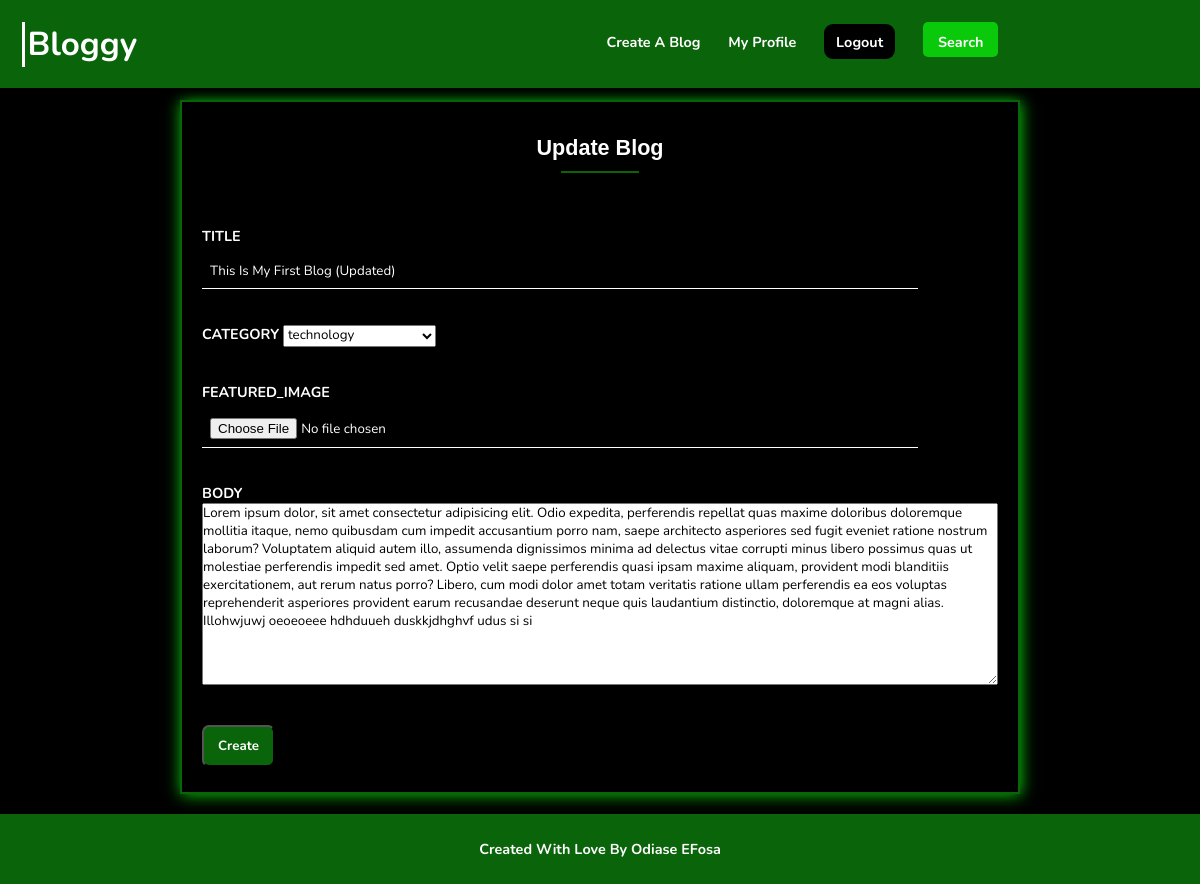
The page /blogs/1/update/ (signed in) on the database its author committed.
### blogs/models.py (models this page shows, shortened)
class Blog(models.Model):
    category_choices = (
       ("anime","anime"),
       ("beauty","beauty"),
       ("business & finance", "business & finance"),
       ("education","education"),
       ("entertainment","entertainment"),
       ("fashion","fashion"),
       ("food","food"),
       ("government & Politics","government & politics"),
       ("lifestyle","lifestyle"),
       ("movies","movies"),
       ("music","music"),
       ("others","others"),
       ("relationships","relationships"),
       ("religion","religion"),
       ("sports","sports"),
       ("technology","technology"),
    )
    user = models.ForeignKey(User,on_delete=models.CASCADE,related_name = "blogs")
    title = models.CharField(max_length=300)
    category = models.CharField(choices = category_choices, max_length =50)
    featured_image = ResizedImageField(size = [320,280],upload_to = "blog_images", force_format = "jpeg", quality = 100, blank = True,  null = True)
    created = models.DateTimeField(auto_now_add = True, editable=False)
    updated = models.DateTimeField(auto_now = True, editable=False)
    body = RichTextField()
    slug = models.SlugField(unique = True, max_length = 200)
    class Meta:
        ordering = ["-created"]

### blogs/views.py (the view)
# urls.py: path("<str:id>/update/",update_blog,name = "update-blog"),
@login_required(login_url="login")
def update_blog(request,id):
    try:
        blog = Blog.objects.get(id = id)
    except:
        return HttpResponseNotFound()
    if blog.user != request.user:
        return HttpResponseForbidden()
    form = BlogForm(instance= blog)
    if request.method == "POST":
        form = BlogForm(request.POST,request.FILES,instance = blog)
        if form.is_valid():
            form.save()
            return redirect("single-blog", blog.slug, blog.id)
    context = {"form":form}
    return render(request,"blogs/update-blog.html",context)

### blogs/forms.py
class BlogForm(ModelForm):
    class Meta:
        model = Blog
        include = "__all__"
        exclude = ["user","slug"]

### blogs/templates/blogs/update-blog.html (shortened to what this page needs)
{%extends 'base.html' %}
{%load static%}
    {%block styles%}
    <link rel="stylesheet" href=" {% static 'styles/sign-up.css' %} ">
    <link rel="stylesheet" href=" {% static 'styles/blog-form.css' %} ">
    {%endblock styles%}
    {%block content%}
    <section class="form-wrapper" id="form-wrapper">
        <h2 class="auth-btn">Update Blog</h2>
        <form action="" method="post" id="form" enctype="multipart/form-data">
            {%for field in form%}
            <div class="">
                <label for="">{{field.name}}</label>
                {{field}}
            </div>
            {%endfor%}
            <button type="submit">Create</button>
        </form>
    </section>
    {%endblock content%}

### templates/base.html (shortened to what this page needs)
{%load static%}
<!DOCTYPE html>
<html lang="en">
<head>
    <link rel="stylesheet" href="{% static 'styles/general.css'%}">
    <link rel="stylesheet" href="{% static 'styles/navbar.css'%}">
    {%block styles%}
    {%endblock styles%}
</head>
<body>
        <nav id="navigation-tag">
            <h1 class="tmp-blog-icon"><a href=" {%url 'home' %} ">Bloggy</a></h1>
            <ul class="mobile-menu">
                <li class="nav-links"><a href=" {%url 'create-blog' %} ">Create A Blog</a></li>
                {%if user.is_authenticated%}
                    {%if user.my_profile%}
                    <li class="nav-links"><a href=" {%url 'account'   user.id %} ">My Profile</a></li>
                    {%else%}
                    <li class="nav-links"><a href=" {%url 'create-profile'%} ">Create A Blog Profile</a></li>
                    {%endif%}
                    <li class="nav-links auth-btn"><a href="{% url 'logout' %}">Logout</a></li>
                {%else%}
                    <li class="nav-links auth-btn"><a href="{% url 'sign-up' %}">Create An Account</a></li>
                    <li class="nav-links auth-btn"><a href="{% url 'login' %}">Login</a></li>
                {%endif%}
                <li class="nav-links" id="search-wrapper-btn">Search</li>
            </ul>
        </nav>
        {%block content%}
    {%endblock content%}
    <footer>
        <h4 style="text-align: center;width: 100%;">Created With Love By Odiase EFosa</h4>
    </footer>

### static/styles/general.css (style rules this page uses)
* { margin: 0; padding: 0; font-family: 'Nunito', sans-serif; -webkit-box-sizing: border-box; box-sizing: border-box; -webkit-transition: .4s; transition: .4s; outline: none; scroll-behavior: smooth; }
body { min-height: 90vh; }
.auth-btn { display: inline-block; padding: 8px 12px; border-radius: 9px; background-color: black; color: white; }
body { background: black; color: white; max-height: 40000vh; }
html { font-size: 90%; }
a { color: white; text-decoration: none; }
li { list-style: none; }
.tmp-blog-icon { font-size: 2.3rem; -webkit-transform: scale(0); transform: scale(0); -webkit-transition: 1.5s; transition: 1.5s; padding: 0 3px; border-left: 3px solid white; color: white; }
.reveal-icon { -webkit-transform: scale(1); transform: scale(1); }

### static/styles/navbar.css (style rules this page uses)
a { color: white; text-decoration: none; }
li { list-style: none; }
h2 { text-align: center; font-family: Verdana, Geneva, Tahoma, sans-serif; position: relative; }
h2::after { content: ''; display: block; width: 10%; height: 2px; margin: 10px auto; background: #0a640a; }
#search-wrapper-btn { display: inline-block; background: #0ac80a;; padding: 10px 15px; border-radius: 5px; }
nav { position: fixed; top: 0; left: 0; right: 0; background: #0a640a; display: -webkit-box; display: -ms-flexbox; display: flex; -webkit-box-pack: justify; -ms-flex-pack: justify; justify-content: space-between; -webkit-box-align: center; -ms-flex-align: center; align-items: center; padding: 1.5em; z-index: 9999; -webkit-box-shadow: 3px 3px 10px black; box-shadow: 3px 3px 10px black; }
nav ul { position: absolute; right: 0; top: 5em; background: inherit; width: 0%; height: 100vh; text-align: left; }
nav ul li { margin: 20px 0; margin-left: 10%; font-weight: bolder; font-size: 1rem; border-bottom: 1px solid rgba(10, 200, 10, 0.3); padding-bottom: 5px; cursor: pointer; }
@media screen and (min-width: 800px) { nav ul { position: relative; height: auto; top: auto; right: 0; width: 65%; text-align: center; } }
@media screen and (min-width: 800px) { nav ul li { display: inline-block; margin: auto 12px; border-bottom: none; height: 35px; } }
@media screen and (min-width: 800px) { nav ul li a::after { content: ''; display: block; width: 0%; height: 2px; background: white; margin: 10px auto; -webkit-transition: .4s; transition: .4s; } }
footer { position: relative; bottom: 0; background: #0a640a; width: 100%; height: 70px; display: -webkit-box; display: -ms-flexbox; display: flex; -webkit-box-pack: justify; -ms-flex-pack: justify; justify-content: space-between; -webkit-box-align: center; -ms-flex-align: center; align-items: center; }

### base/static/styles/sign-up.css (style rules this page uses)
.form-wrapper { width: 80%; max-width: 600px; margin: 20px auto; border: 2px solid #0a640a; padding: 25px 20px; -webkit-box-shadow: 1px 1px 15px #0ac80a; box-shadow: 1px 1px 15px #0ac80a; }
.form-wrapper div { margin: 35px 0; }
.form-wrapper div label { font-weight: bold; }
.form-wrapper div input { display: block; margin-top: 8px; width: 90%; padding: 8px; background: transparent; border: none; border-bottom: 1px solid white; color: white; }
@media screen and (min-width: 700px) { .form-wrapper { width: 60%; } }

### blogs/static/styles/blog-form.css (style rules this page uses)
a { color: white; }
h2 { text-align: center; width: 100%; }
form { width: 100%; }
textarea { width: 100%; overflow: hidden; }
input { margin-top: 0; }
label { text-transform: uppercase; }
.form-wrapper { max-width: 1000px; width: 85%; }
button { padding: 10px 14px; border-radius: 7px; background-color:#0a640a ; color: white; font-weight: bold; }
@media (min-width:800px) { .form-wrapper { width: 70%; } }

### rows shown on the page
Blog: form "This Is My First Blog (Updated)" "technology" "Lorem ipsum dolor, sit amet consectetur adipisicing elit. Odio expedita, perferendis repellat quas maxime doloribus doloremque mollitia itaque, nemo quibusdam cum impedit accusantium porro nam, saepe architecto asperiores sed fugit eveniet ratione nostrum laborum? Voluptatem aliquid autem illo, assumenda dignissimos minima ad delectus vitae corrupti minus libero possimus quas ut molestiae perferendis impedit sed amet. Optio velit saepe perferendis quasi ipsam maxime aliquam, provident modi blanditiis exercitationem, aut rerum natus porro? Libero, cum modi dolor amet totam veritatis ratione ullam perferendis ea eos voluptas reprehenderit asperiores provident earum recusandae deserunt neque…"

### other values the page prints
{{ field.name }} "TITLE" "CATEGORY" "FEATURED_IMAGE" "BODY"
